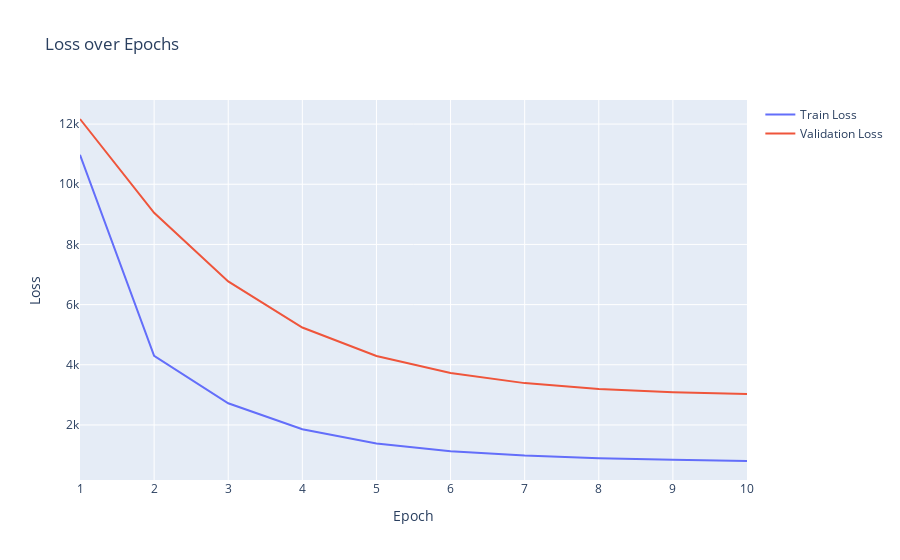

Notebook code cell kept with this figure:
### Code cell
plot_losses(train_losses, val_losses, conf.model.epochs)

### Figure 1 — Plotly figure (JSON) as saved in the notebook; plotly's stock layout.template omitted (floating-point values rounded to 4 significant figures)
{"data": [{"mode": "lines", "name": "Train Loss", "type": "scatter", "x": [1, 2, 3, 4, 5, 6, 7, 8, 9, 10], "y": [10980.0, 4300.0, 2720.0, 1856.0, 1385.0, 1128.0, 982.5, 895.8, 840.1, 801.7]}, {"mode": "lines", "name": "Validation Loss", "type": "scatter", "x": [1, 2, 3, 4, 5, 6, 7, 8, 9, 10], "y": [12170.0, 9051.0, 6772.0, 5239.0, 4291.0, 3725.0, 3390.0, 3195.0, 3085.0, 3028.0]}], "layout": {"title": {"text": "Loss over Epochs"}, "xaxis": {"title": {"text": "Epoch"}}, "yaxis": {"title": {"text": "Loss"}}}}
